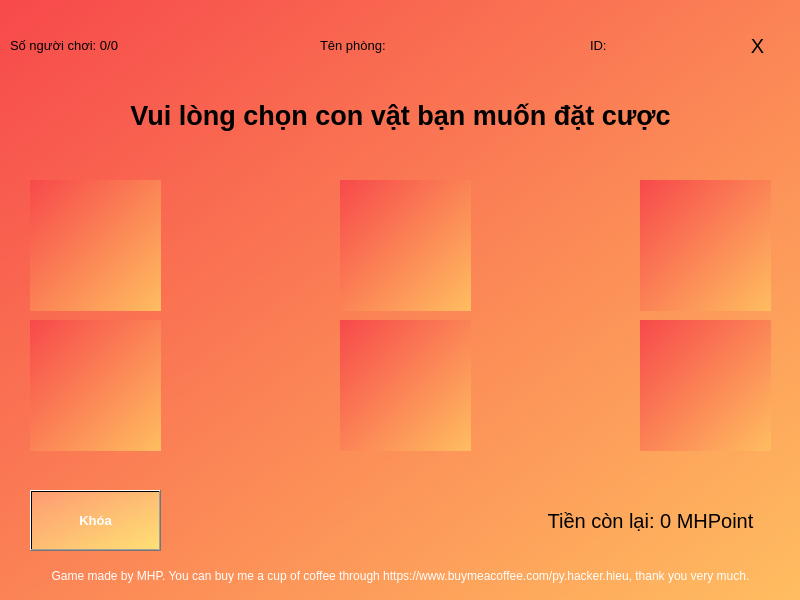
<?xml version="1.0" encoding="UTF-8"?>
<ui version="4.0">
 <class>Main</class>
 <widget class="QMainWindow" name="Main">
  <property name="geometry">
   <rect>
    <x>0</x>
    <y>0</y>
    <width>800</width>
    <height>600</height>
   </rect>
  </property>
  <property name="windowTitle">
   <string>Game Bầu Cua Online - In Game - Choosing</string>
  </property>
  <property name="styleSheet">
   <string notr="true">background-color: qlineargradient(spread:pad, x1:0, y1:0, x2:1, y2:1, stop:0 rgba(247, 73, 75, 255), stop:0.997452 rgba(255, 189, 96, 255), stop:1 rgba(255, 255, 255, 255));</string>
  </property>
  <widget class="QWidget" name="centralwidget">
   <property name="styleSheet">
    <string notr="true"/>
   </property>
   <widget class="QLabel" name="status">
    <property name="geometry">
     <rect>
      <x>0</x>
      <y>90</y>
      <width>801</width>
      <height>51</height>
     </rect>
    </property>
    <property name="sizePolicy">
     <sizepolicy hsizetype="Fixed" vsizetype="Fixed">
      <horstretch>0</horstretch>
      <verstretch>0</verstretch>
     </sizepolicy>
    </property>
    <property name="font">
     <font>
      <family>Segoe UI</family>
      <pointsize>20</pointsize>
      <weight>75</weight>
      <bold>true</bold>
     </font>
    </property>
    <property name="autoFillBackground">
     <bool>false</bool>
    </property>
    <property name="styleSheet">
     <string notr="true">background:none;</string>
    </property>
    <property name="text">
     <string>Vui lòng chọn con vật bạn muốn đặt cược</string>
    </property>
    <property name="scaledContents">
     <bool>true</bool>
    </property>
    <property name="alignment">
     <set>Qt::AlignCenter</set>
    </property>
   </widget>
   <widget class="QLabel" name="credit">
    <property name="geometry">
     <rect>
      <x>0</x>
      <y>560</y>
      <width>801</width>
      <height>31</height>
     </rect>
    </property>
    <property name="styleSheet">
     <string notr="true">color:white;background-color:none;</string>
    </property>
    <property name="text">
     <string>Game made by MHP. You can buy me a cup of coffee through https://www.buymeacoffee.com/py.hacker.hieu, thank you very much.</string>
    </property>
    <property name="alignment">
     <set>Qt::AlignCenter</set>
    </property>
   </widget>
   <widget class="QLabel" name="currentbalance">
    <property name="geometry">
     <rect>
      <x>510</x>
      <y>490</y>
      <width>281</width>
      <height>61</height>
     </rect>
    </property>
    <property name="font">
     <font>
      <pointsize>15</pointsize>
     </font>
    </property>
    <property name="styleSheet">
     <string notr="true">background:none;</string>
    </property>
    <property name="text">
     <string>Tiền còn lại: 0 MHPoint</string>
    </property>
    <property name="alignment">
     <set>Qt::AlignCenter</set>
    </property>
   </widget>
   <widget class="QPushButton" name="lock">
    <property name="geometry">
     <rect>
      <x>30</x>
      <y>490</y>
      <width>131</width>
      <height>61</height>
     </rect>
    </property>
    <property name="font">
     <font>
      <family>Segoe UI</family>
      <pointsize>10</pointsize>
      <weight>75</weight>
      <bold>true</bold>
     </font>
    </property>
    <property name="styleSheet">
     <string notr="true">background-color: qlineargradient(spread:pad, x1:0, y1:0, x2:1, y2:1, stop:0 rgba(255, 170, 127, 176), stop:1 rgba(255, 255, 127, 187));
color: rgb(255, 255, 255);</string>
    </property>
    <property name="text">
     <string>Khóa</string>
    </property>
   </widget>
   <widget class="QLabel" name="exit">
    <property name="geometry">
     <rect>
      <x>730</x>
      <y>20</y>
      <width>55</width>
      <height>51</height>
     </rect>
    </property>
    <property name="font">
     <font>
      <family>Segoe UI</family>
      <pointsize>15</pointsize>
     </font>
    </property>
    <property name="styleSheet">
     <string notr="true">QLabel {
background:none;
}
QLabel::hover {
background:none;
color:white;
}</string>
    </property>
    <property name="text">
     <string>X</string>
    </property>
    <property name="alignment">
     <set>Qt::AlignCenter</set>
    </property>
   </widget>
   <widget class="QLabel" name="idroom">
    <property name="geometry">
     <rect>
      <x>590</x>
      <y>20</y>
      <width>141</width>
      <height>51</height>
     </rect>
    </property>
    <property name="font">
     <font>
      <pointsize>10</pointsize>
     </font>
    </property>
    <property name="styleSheet">
     <string notr="true">background:none;</string>
    </property>
    <property name="text">
     <string>ID:</string>
    </property>
    <property name="alignment">
     <set>Qt::AlignLeading|Qt::AlignLeft|Qt::AlignVCenter</set>
    </property>
   </widget>
   <widget class="QLabel" name="playercount">
    <property name="geometry">
     <rect>
      <x>10</x>
      <y>20</y>
      <width>211</width>
      <height>51</height>
     </rect>
    </property>
    <property name="font">
     <font>
      <family>Segoe UI</family>
      <pointsize>10</pointsize>
     </font>
    </property>
    <property name="styleSheet">
     <string notr="true">background:none;</string>
    </property>
    <property name="text">
     <string>Số người chơi: 0/0</string>
    </property>
   </widget>
   <widget class="QLabel" name="bau">
    <property name="geometry">
     <rect>
      <x>30</x>
      <y>180</y>
      <width>131</width>
      <height>131</height>
     </rect>
    </property>
    <property name="text">
     <string/>
    </property>
    <property name="pixmap">
     <pixmap resource="assets.qrc">:/assets/images/bau.png</pixmap>
    </property>
    <property name="scaledContents">
     <bool>true</bool>
    </property>
   </widget>
   <widget class="QLabel" name="cua">
    <property name="geometry">
     <rect>
      <x>340</x>
      <y>180</y>
      <width>131</width>
      <height>131</height>
     </rect>
    </property>
    <property name="text">
     <string/>
    </property>
    <property name="pixmap">
     <pixmap resource="assets.qrc">:/assets/images/cua.png</pixmap>
    </property>
    <property name="scaledContents">
     <bool>true</bool>
    </property>
   </widget>
   <widget class="QLabel" name="ca">
    <property name="geometry">
     <rect>
      <x>30</x>
      <y>320</y>
      <width>131</width>
      <height>131</height>
     </rect>
    </property>
    <property name="text">
     <string/>
    </property>
    <property name="pixmap">
     <pixmap resource="assets.qrc">:/assets/images/ca.png</pixmap>
    </property>
    <property name="scaledContents">
     <bool>true</bool>
    </property>
   </widget>
   <widget class="QLabel" name="ga">
    <property name="geometry">
     <rect>
      <x>640</x>
      <y>320</y>
      <width>131</width>
      <height>131</height>
     </rect>
    </property>
    <property name="text">
     <string/>
    </property>
    <property name="pixmap">
     <pixmap resource="assets.qrc">:/assets/images/ga.png</pixmap>
    </property>
    <property name="scaledContents">
     <bool>true</bool>
    </property>
   </widget>
   <widget class="QLabel" name="ho">
    <property name="geometry">
     <rect>
      <x>340</x>
      <y>320</y>
      <width>131</width>
      <height>131</height>
     </rect>
    </property>
    <property name="text">
     <string/>
    </property>
    <property name="pixmap">
     <pixmap resource="assets.qrc">:/assets/images/ho.png</pixmap>
    </property>
    <property name="scaledContents">
     <bool>true</bool>
    </property>
   </widget>
   <widget class="QLabel" name="tom">
    <property name="geometry">
     <rect>
      <x>640</x>
      <y>180</y>
      <width>131</width>
      <height>131</height>
     </rect>
    </property>
    <property name="text">
     <string/>
    </property>
    <property name="pixmap">
     <pixmap resource="assets.qrc">:/assets/images/tom.png</pixmap>
    </property>
    <property name="scaledContents">
     <bool>true</bool>
    </property>
   </widget>
   <widget class="QLabel" name="roomname">
    <property name="geometry">
     <rect>
      <x>320</x>
      <y>20</y>
      <width>191</width>
      <height>51</height>
     </rect>
    </property>
    <property name="font">
     <font>
      <pointsize>10</pointsize>
     </font>
    </property>
    <property name="styleSheet">
     <string notr="true">background:none;</string>
    </property>
    <property name="text">
     <string>Tên phòng:</string>
    </property>
    <property name="alignment">
     <set>Qt::AlignLeading|Qt::AlignLeft|Qt::AlignVCenter</set>
    </property>
   </widget>
  </widget>
 </widget>
 <resources>
  <include location="background.qrc"/>
  <include location="assets.qrc"/>
 </resources>
 <connections/>
</ui>
